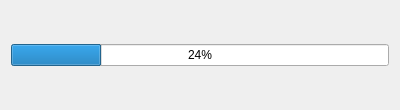
<?xml version="1.0" encoding="UTF-8"?>
<ui version="4.0">
 <class>ProgressDialog</class>
 <widget class="QDialog" name="ProgressDialog">
  <property name="geometry">
   <rect>
    <x>0</x>
    <y>0</y>
    <width>400</width>
    <height>110</height>
   </rect>
  </property>
  <property name="windowTitle">
   <string>传输中</string>
  </property>
  <layout class="QVBoxLayout" name="verticalLayout">
   <item>
    <widget class="QProgressBar" name="progressBar">
     <property name="value">
      <number>24</number>
     </property>
    </widget>
   </item>
  </layout>
 </widget>
 <resources/>
 <connections/>
</ui>
